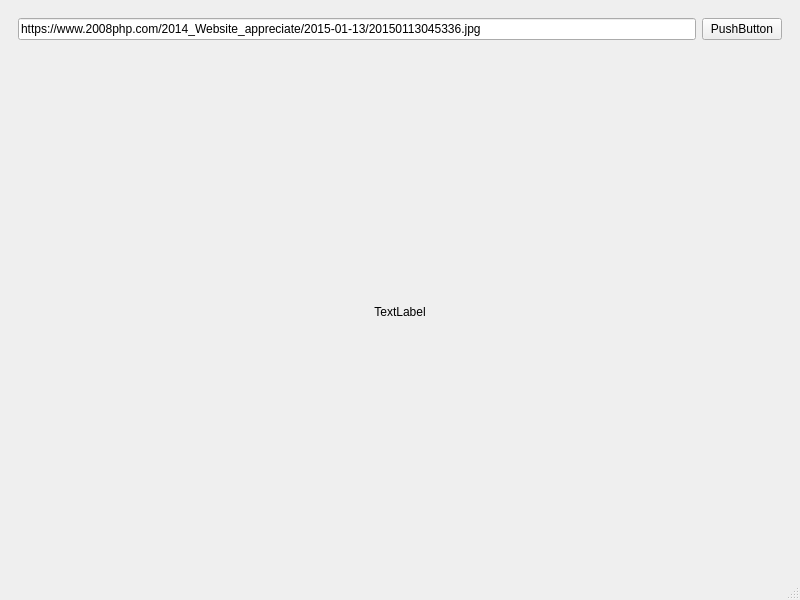
<?xml version="1.0" encoding="UTF-8"?>
<ui version="4.0">
 <class>MainWindow</class>
 <widget class="QMainWindow" name="MainWindow">
  <property name="geometry">
   <rect>
    <x>0</x>
    <y>0</y>
    <width>800</width>
    <height>600</height>
   </rect>
  </property>
  <property name="windowTitle">
   <string>MainWindow</string>
  </property>
  <widget class="QWidget" name="centralwidget">
   <layout class="QVBoxLayout" name="verticalLayout">
    <item>
     <widget class="QWidget" name="widget" native="true">
      <property name="sizePolicy">
       <sizepolicy hsizetype="Preferred" vsizetype="Fixed">
        <horstretch>0</horstretch>
        <verstretch>0</verstretch>
       </sizepolicy>
      </property>
      <layout class="QHBoxLayout" name="horizontalLayout">
       <item>
        <widget class="QLineEdit" name="lineEdit">
         <property name="text">
          <string>https://www.2008php.com/2014_Website_appreciate/2015-01-13/20150113045336.jpg</string>
         </property>
        </widget>
       </item>
       <item>
        <widget class="QPushButton" name="pushButton">
         <property name="text">
          <string>PushButton</string>
         </property>
        </widget>
       </item>
      </layout>
     </widget>
    </item>
    <item>
     <widget class="QLabel" name="label">
      <property name="text">
       <string>TextLabel</string>
      </property>
      <property name="alignment">
       <set>Qt::AlignCenter</set>
      </property>
     </widget>
    </item>
   </layout>
  </widget>
  <widget class="QMenuBar" name="menubar">
   <property name="geometry">
    <rect>
     <x>0</x>
     <y>0</y>
     <width>800</width>
     <height>31</height>
    </rect>
   </property>
  </widget>
  <widget class="QStatusBar" name="statusbar"/>
 </widget>
 <resources/>
 <connections/>
</ui>
